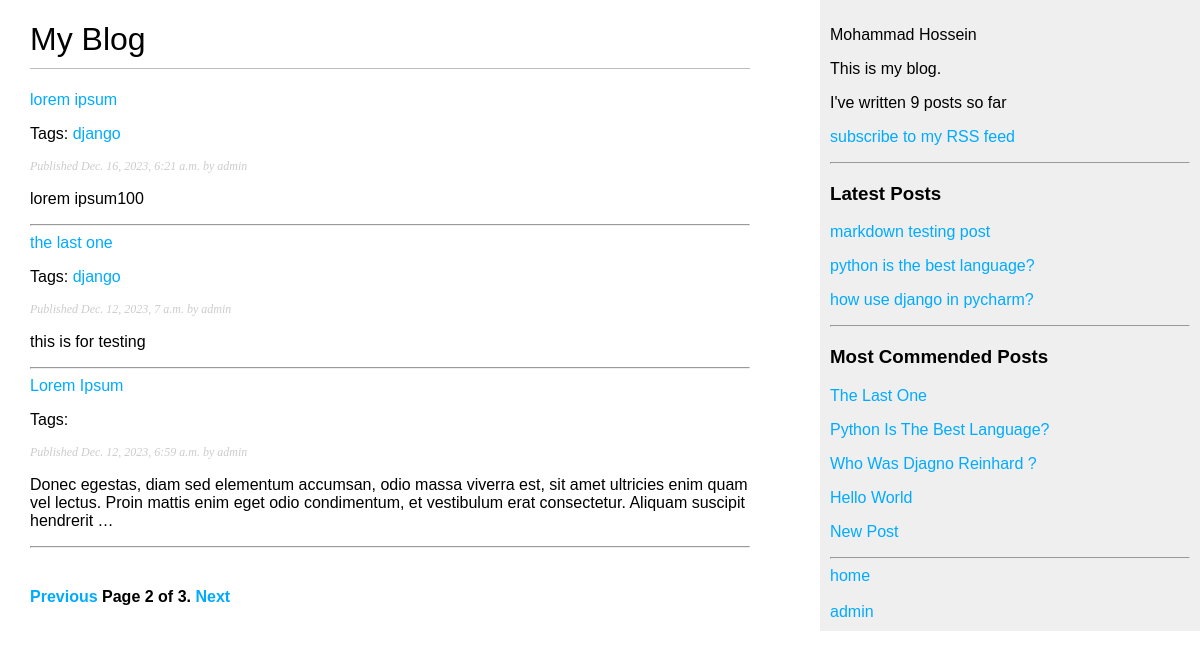
Screenshot of /blog/?page=2 with the database file from the repository.
### blog/models.py (models this page shows, shortened)
class Post(models.Model):
    class Status(models.TextChoices):
        DRAFT = "DF", "Draft"
        PUBLISHED = "PB", "Published"
    title = models.CharField(max_length=250)
    slug = models.SlugField(max_length=250, unique_for_date='publish')
    tags = TaggableManager()
    author = models.ForeignKey(User, on_delete=models.CASCADE, related_name='posts')
    body = models.TextField()
    publish = models.DateTimeField(default=timezone.now)
    created = models.DateTimeField(auto_now_add=True)
    updated = models.DateTimeField(auto_now=True)
    status = models.CharField(max_length=2, choices=Status.choices, default=Status.DRAFT)
    objects = models.Manager()
    published = PublishedManager()
    class Meta:
        ordering = ['-publish']
        indexes = [
            models.Index(fields=['-publish']),
        ]
    def get_absolute_url(self):
        return reverse('blog:post_detail', args=[self.publish.year, self.publish.month, self.publish.day, self.slug])

### blog/views.py (the view)
# urls.py: path('', post_list, name='post_list'),
def post_list(request, tag_slug=None):
    post_list = Post.published.all()
    tag = None
    if tag_slug:
        tag = get_object_or_404(Tag, slug=tag_slug)
        post_list = post_list.filter(tags__in=[tag])
    paginator = Paginator(post_list, 3)
    page_number = request.GET.get('page', 1)
    try:
        posts = paginator.page(page_number)
    except PageNotAnInteger:
        posts = paginator.page(1)
    except EmptyPage:
        posts = paginator.page(paginator.num_pages)
    return render(request,
                  'blog/post/post_list.html',
                  {'posts': posts,
                   'tag': tag})

### blog/models.py (called while the page is built)
    def get_queryset(self):
        return super().get_queryset().filter(status=Post.Status.PUBLISHED)

### blog/templatetags/blog_tags.py (called while the page is built)
@register.simple_tag
def total_posts():
    return Post.published.count()

@register.inclusion_tag('blog/post/latest_posts.html')
def recent_posts(count=5):
    latest_posts = Post.published.order_by('-publish')[:count]
    return {'latest_posts': latest_posts}

@register.simple_tag
def get_most_commended_posts(count=5):
    return Post.published.annotate(total_comments=Count('comments')).order_by('-total_comments')[:count]

@register.filter(name='markdown')
def markdown_format(text):
    return mark_safe(markdown.markdown(text))

### blog/templates/blog/post/post_list.html (shortened to what this page needs)
{% extends 'blog/base.html' %}
{% load blog_tags %}
{% block content %}
    <h1>My Blog</h1>
    {% for post in posts %}
        <a href="{{ post.get_absolute_url }}"> {{ post.title }}</a> <br>
        <p class="tags">
            Tags:
            {% for tag in post.tags.all %}
                <a href="{% url "blog:post_list_by_tag" tag.slug %}">
                    {{ tag.name }}
                </a>
            {% endfor %}
        </p>
        <p class="date">
            Published {{ post.publish }} by {{ post.author }}
        </p>
        {{ post.body|markdown|truncatewords:30 }}
        <hr>
    {% endfor %}
    {% include "blog/pagination.html" with page=posts %}
{% endblock %}

### blog/templates/blog/base.html (shortened to what this page needs)
{% load static %}
{% load blog_tags %}
<!DOCTYPE html>
<html lang="en">
<head>
    <link rel="stylesheet" href="{% static 'blog/css/blog.css' %}">
</head>
<body>
<div id="content">
    {% block content %}
    {% endblock %}
</div>
<div id="sidebar">
    <p>Mohammad Hossein</p>
    <p>This is my blog.</p>
    <p>I've written {% total_posts %} posts so far</p>
    <p>
        <a href="{% url 'blog:post_feed' %}">subscribe to my RSS feed</a>
    </p>
    <hr>
    <h3>Latest Posts</h3>
    {% recent_posts 3 %}
    <hr>
    <h3>Most Commended Posts</h3>
    {% get_most_commended_posts as most_commented_posts %}
    {% for post in most_commented_posts %}
        <a href="{{ post.get_absolute_url }}"><p>{{ post.title|title }}</p></a>
    {% endfor %}
    <hr>
    <a href="http://127.0.0.1:8000/blog/">home</a><br><br>
    <a href="http://127.0.0.1:8000/admin/">admin</a>
</div>
</body>
</html>

### blog/templates/blog/post/latest_posts.html
{% for post in latest_posts %}
    <a href="{{ post.get_absolute_url }}"><p>{{ post.title }}</p></a>
{% endfor %}

### blog/static/blog/css/blog.css (style rules this page uses)
body { margin: 0; padding: 0; font-family: helvetica, sans-serif; }
a { color: #00abff; text-decoration: none; }
h1 { font-weight: normal; border-bottom: 1px solid #bbb; padding: 0 0 10px 0; }
#content { float: left; width: 60%; padding: 0 0 0 30px; }
#sidebar { float: right; width: 30%; padding: 10px; background: #efefef; height: 100%; }
p.date { color: #ccc; font-family: georgia, serif; font-size: 12px; font-style: italic; }

### rows the page displays
Post: title "lorem ipsum", publish "Dec. 16, 2023, 6:21 a.m.", author "admin", body "lorem ipsum100"
Tag: name "django"
Post: title "the last one", publish "Dec. 12, 2023, 7 a.m.", author "admin", body "this is for testing", title "The Last One"
Post: title "Lorem Ipsum", publish "Dec. 12, 2023, 6:59 a.m.", author "admin", body "Donec egestas, diam sed elementum accumsan, odio massa viverra est, sit amet ultricies enim quam vel lectus. Proin mattis enim eget odio condimentum, et vestibulum erat consectetur. Aliquam suscipit hendrerit …"
Post: title "markdown testing post"
Post: title "python is the best language?", title "Python Is The Best Language?"
Post: title "how use django in pycharm?"
Post: title "Who Was Djagno Reinhard ?"
Post: title "Hello World"
Post: title "New Post"

### other values shown
{{ page.number }} "2"
{{ page.paginator.num_pages }} "3"
